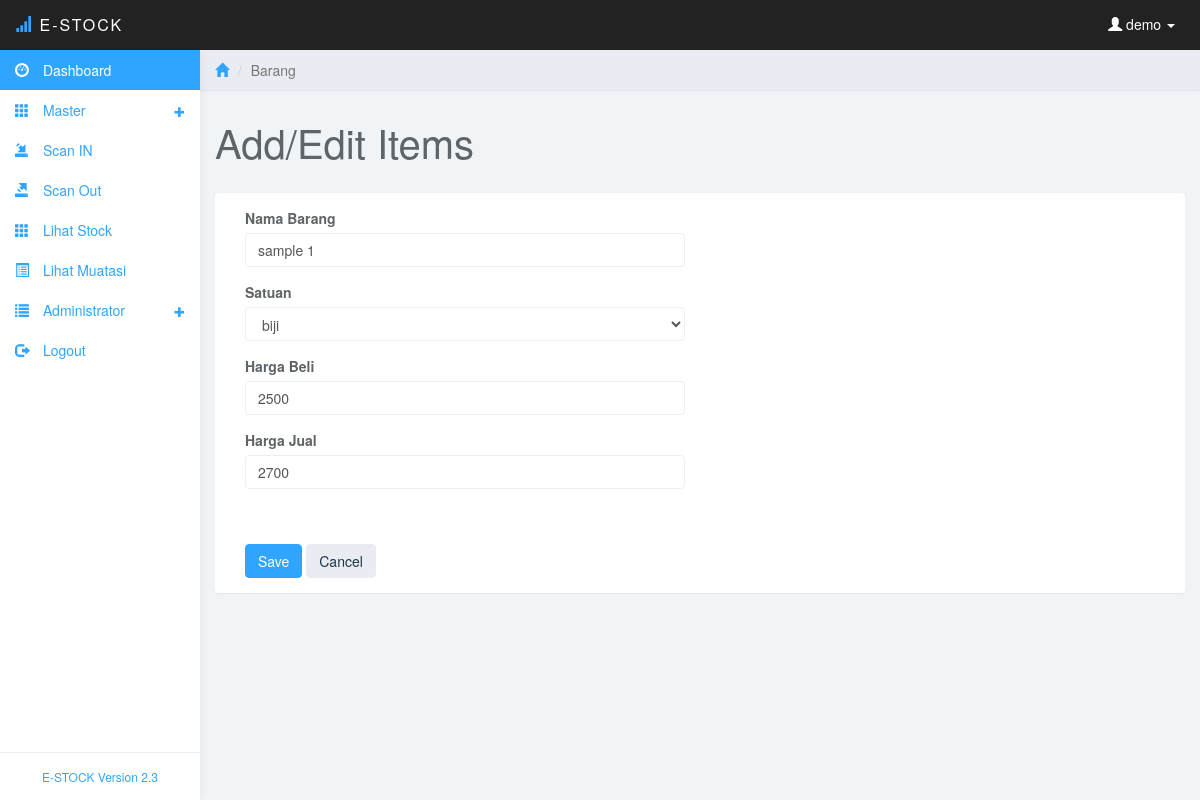
/edit-barang.php?id=45 (signed in), run on the app's committed database.
### tables this page shows
CREATE TABLE IF NOT EXISTS `barang` (
  `id_barang` int(11) NOT NULL AUTO_INCREMENT,
  `nama_barang` varchar(50) NOT NULL,
  `satuan` varchar(10) NOT NULL,
  `harga_beli` int(11) NOT NULL,
  `harga_jual` int(11) NOT NULL,
  PRIMARY KEY (`id_barang`)
);

### edit-barang.php (the view, shortened to what this page needs)
<?php
include ("koneksi/koneksi.php");
$pengguna=$_SESSION['username'];
function antiInjections($link,$string) {
    $string = stripslashes($string);
    $string = strip_tags($string);
    $string = mysqli_real_escape_string($link,$string);
    return $string;
}
?>
<!DOCTYPE html>
<html>
<head>
<link href="css/bootstrap.min.css" rel="stylesheet">
<link href="css/datepicker3.css" rel="stylesheet">
<link href="css/styles.css" rel="stylesheet">
</head>
<body>
	<nav class="navbar navbar-inverse navbar-fixed-top" role="navigation">
		<div class="container-fluid">
			<div class="navbar-header">
				<a class="navbar-brand" href="#"><span class="glyphicon glyphicon-signal"></span> E-Stock<span></span></a>
				<ul class="user-menu">
					<li class="dropdown pull-right">
						<a href="#" class="dropdown-toggle" data-toggle="dropdown"><span class="glyphicon glyphicon-user"></span>
						<?php
						echo " $pengguna";
						?>
						<span class="caret"></span></a>
					</li>
				</ul>
			</div>
		</div>
	</nav>
	<?php
	include("menu.php");
	?>
	<div class="col-sm-9 col-sm-offset-3 col-lg-10 col-lg-offset-2 main">
		<div class="row">
			<ol class="breadcrumb">
				<li><a href="#"><span class="glyphicon glyphicon-home"></span></a></li>
				<li class="active">Barang</li>
			</ol>
		</div>
		<div class="row">
			<div class="col-lg-12">
				<h1 class="page-header">Add/Edit Items</h1>
			</div>
		</div>
		<div class="row">
			<div class="col-lg-12">
				<div class="panel panel-default">
					<div class="panel-body">
						<div class="col-md-6">
							<form role="form" action="save-barang.php?mode=edit" method="post">
								<?php
								$id=antiInjections($con,$_GET['id']);
								$sqlbrg="select * from barang where id_barang='$id'";
								$qrbrg=mysqli_query($con,$sqlbrg);
								$dtbrg=mysqli_fetch_array($qrbrg);
								echo '
								<input type="hidden" name="id" value="'.$id.'">
								<div class="form-group">
									<label>Nama Barang</label>
									<input class="form-control" name="nama" value="'.$dtbrg['nama_barang'].'">
								</div>
								<div class="form-group">
									<label>Satuan</label>
									<select name="satuan" class="form-control">
										<option value="'.$dtbrg['satuan'].'">'.$dtbrg['satuan'].'</option>';
								echo'
									</select>
								</div>
								<div class="form-group">
									<label>Harga Beli</label>
									<input class="form-control" name="hbeli" value="'.$dtbrg['harga_beli'].'">
								</div>
								<div class="form-group">
									<label>Harga Jual</label>
									<input class="form-control" name="hjual" value="'.$dtbrg['harga_jual'].'">
								</div>
								';
								?>
								<br><br>
								<button type="submit" class="btn btn-primary">Save</button>
								<button type="reset" class="btn btn-default">Cancel</button>
							</div>
					</div>
				</div>
			</div>
		</div>
	</div>
</body>
</html>

### css/styles.css (style rules this page uses)
body { background: #f1f4f7; padding-top: 50px; color: #5f6468; }
a, a:hover, a:focus { color: #30a5ff; }
h1, h2, h3, h4, h5, h6 { color: #5f6468; }
h1 { font-weight: 300; font-size: 40px; }
.form-control { border: 1px solid #eee; box-shadow: none; }
.navbar-header .navbar-brand { color: #fff; font-size: 16px; text-transform: uppercase; font-weight: 500; letter-spacing: 2px; }
.navbar-header .navbar-brand span { color: #30a5ff; }
.btn-default, .btn-default:hover, .btn-default:focus, .btn-default:active, .btn-default.active, .open > .dropdown-toggle.btn-default, .btn-default.disabled, .btn-default[disabled], fieldset[disabled] .btn-default, .btn-default.disabled:hover, .btn-default[disabled]:hover, fieldset[disabled] .btn-default:hover, .btn-default.disabled:focus, .btn-default[disabled]:focus, fieldset[disabled] .btn-default:focus, .btn-default.disabled:active, .btn-default[disabled]:active, fieldset[disabled] .btn-default:active, .btn-default.disabled.active, .btn-default[disabled].active, fieldset[disabled] .btn-default.active { background-color: #e9ecf2; border-color: #e9ecf2; color: #1b3548; }
.btn-primary, .btn-primary:hover, .btn-primary:focus, .btn-primary:active, .btn-primary.active, .open > .dropdown-toggle.btn-primary, .btn-primary.disabled, .btn-primary[disabled], fieldset[disabled] .btn-primary, .btn-primary.disabled:hover, .btn-primary[disabled]:hover, fieldset[disabled] .btn-primary:hover, .btn-primary.disabled:focus, .btn-primary[disabled]:focus, fieldset[disabled] .btn-primary:focus, .btn-primary.disabled:active, .btn-primary[disabled]:active, fieldset[disabled] .btn-primary:active, .btn-primary.disabled.active, .btn-primary[disabled].active, fieldset[disabled] .btn-primary.active { background-color: #30a5ff; border-color: #30a5ff; }
.panel { border: 0; }
.navbar { border: 0; }
.user-menu { display: inline-block; margin-top: 14px; margin-right: 10px; float: right; list-style: none; padding: 0; }
.user-menu a { color: #fff; }
@media (min-width: 768px) { .navbar-header { width: 100%; } }
.breadcrumb { border-radius: 0; padding: 10px 15px; background: #e9ecf2; box-shadow: 0 1px 1px rgba(0, 0, 0, .05); margin: 0 ; }
h1.page-header { margin-top: 30px; border-bottom: 0; }

### data on the page
barang: nama "sample 1", satuan "biji", hbeli "2500", hjual "2700"

### other printed values
$pengguna "demo"
